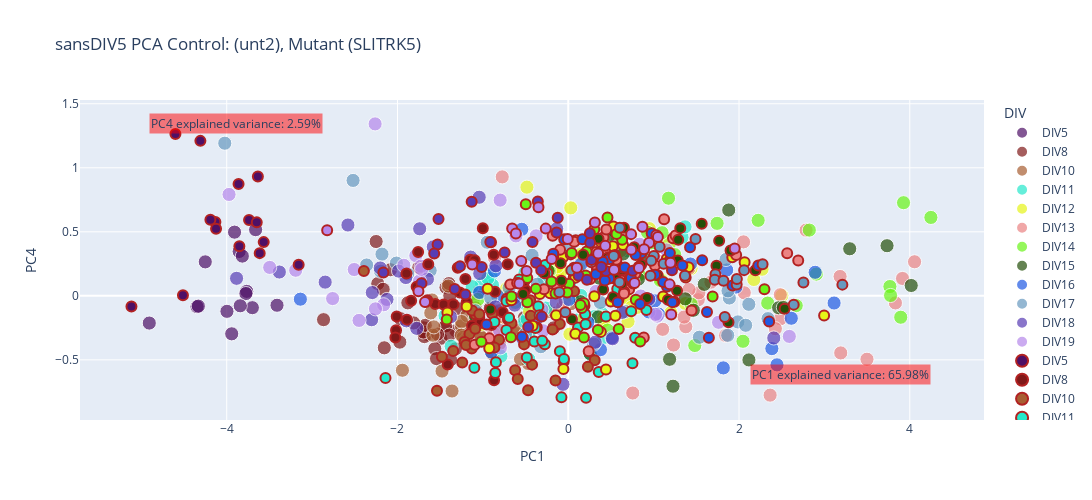

The notebook cell saved with this chart:
### Code cell
def get_color(color_list):
    for color in color_list:
        yield color
# colors = list(mcolors.CSS4_COLORS.values())[:17]  # Get the first 17 colors from the CSS4_COLORS dictionary
colors = [
    '#801919', '#a85e32', '#25e8cb', '#e6f518',  '#eb8383', '#69f518', '#234f09',  '#205ae3', '#6799bf', '#583cb5','#b688eb','#4e1066',  
    '#ec3dff', '#451541', '#fc1e1e', '#690d0d','#000000', '#FFD700', '#C0C0C0',  '#008B8B', '#B8860B', '#B22222',  '#556B2F', '#7FFF00',  # Chartreuse
    '#D2691E'   # Chocolate
]
xa = 'PC1'
ya = 'PC4'
PCADATA, TYPE = pca_df, f'Control: ({CONTROL}), Mutant ({MUTANT})'

assign_color = get_color(colors)
color_map = {div_value: next(assign_color) for div_value in pca_df['DIV'].unique()}
color_map.update({div_value: next(assign_color) for div_value in mpca_df['DIV'].unique() if div_value not in color_map})

if OGTYPE.casefold() != 'allDIVs'.casefold():
    ## add back in DIV5. just transform
    remdays = DROPPED_DAYS['DIV']
    pca_dd = pca.transform(DROPPED_DAYS.drop(columns='DIV')) ## CHANGE DATASET
    pca_dd = pd.DataFrame(data = pca_dd, columns = [f'PC{i}' for i in range(1, DROPPED_DAYS.shape[1])])
    pca_dd['DIV'] = remdays.values
    if 'avg'.casefold() in TYPE.casefold():
        pca_dd = pca_dd.groupby('DIV', as_index=False).mean()
    PCADATA = pd.concat([pca_dd, PCADATA], axis = 0).reset_index(drop=True)

fig = px.scatter(PCADATA, x=xa, y=ya, color='DIV', 
                 title=f'{OGTYPE} PCA {TYPE} ',
                 color_discrete_map=color_map, size_max=10, size=[10]*len(PCADATA),
                 width=1200, height=500)

fig.add_annotation(x=max(PCADATA[xa]), y=min(PCADATA[ya]),
                   text=f'{xa} explained variance: {exp_variance[xa]*100:.2f}%', 
                   showarrow=False, arrowhead=1,
                   bgcolor='rgba(255, 0, 0, 0.5)',
                   yshift=10,
                   xanchor='right', yanchor='bottom')

fig.add_annotation(x=min(PCADATA[xa]), y=max(PCADATA[ya]),
                   text=f'{ya} explained variance: {exp_variance[ya]*100:.2f}%', 
                   showarrow=False, arrowhead=1, 
                   xanchor='left', yanchor='middle',bgcolor='rgba(255, 0, 0, 0.5)'
                  )

for div_value in mpca_df['DIV'].unique():
    mutDIVdf = mpca_df[mpca_df['DIV'] == div_value]
    fig.add_trace(go.Scatter(
        x=mutDIVdf[xa], 
        y=mutDIVdf[ya],
        mode='markers',
        marker=dict(
            color=color_map[div_value],
            size=10,                    
            line=dict(                 
                color='firebrick',        
                width=2     
            )
        ),
        name=div_value
    ))

plot_file = f'../plots/PCA/BoxCox&Log/{os.path.basename(os.path.normpath(FOLDER_PATH))}/png/{OGTYPE}/'\
                f'{xa}_{ya}_{TYPE}.png'

plot_html = f'../plots/PCA/BoxCox&Log/{os.path.basename(os.path.normpath(FOLDER_PATH))}/htmls/{OGTYPE}/'\
                f'{xa}_{ya}_{TYPE}.html'

if 'mutant'.casefold() in TYPE.casefold():
    plot_file = f'../plots/PCA/BoxCox&Log/{os.path.basename(os.path.normpath(FOLDER_PATH))}/png/{OGTYPE}/{MUTANT}/'\
                f'{xa}_{ya}_{TYPE}.png'

    plot_html = f'../plots/PCA/BoxCox&Log/{os.path.basename(os.path.normpath(FOLDER_PATH))}/htmls/{OGTYPE}/{MUTANT}/'\
                    f'{xa}_{ya}_{TYPE}.html'

ensure_dirs_exists(plot_file)

ensure_dirs_exists(plot_html)
fig.write_html(plot_html)
fig.write_image(plot_file)
fig.show()
